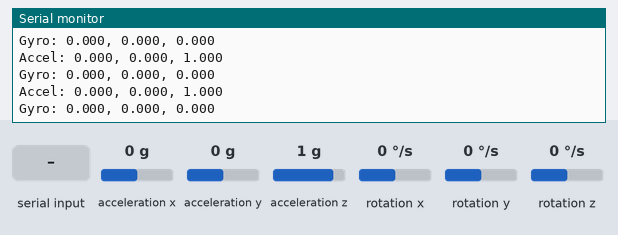
Bench run of a sketch on a simulated Arduino Nano 33 IoT. Parts: the last lines printed to the serial monitor. The test bench sets the inputs (shaded band); at power-on: acceleration x 0 g, acceleration y 0 g, acceleration z 1 g, rotation x 0 °/s, rotation y 0 °/s, rotation z 0 °/s.

Above: at 1.2 s.
1.3 s: acceleration x set to -1.4 g
At 1.58 s:
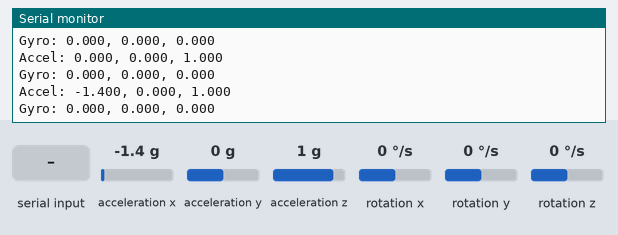
2.8 s: "1" received over the second serial link
4.3 s: acceleration y set to -1.4 g
At 4.63 s:
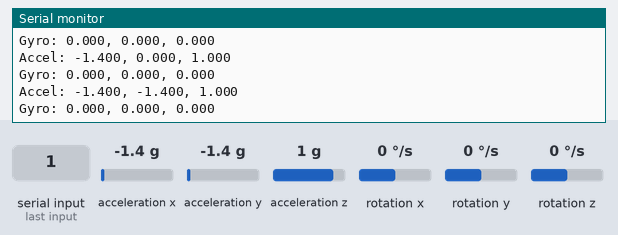
5.8 s: acceleration z set to -1.4 g
At 6.06 s:
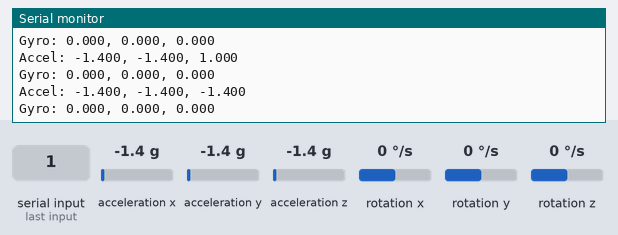
7.3 s: "0" received over the second serial link
8.8 s: rotation x set to -192 °/s
At 9.11 s:
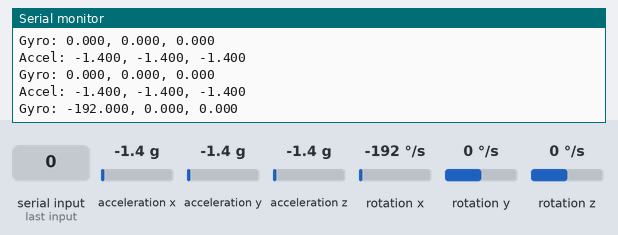
Timing chart, 0 to 11.3 s (numbered marks = the images above; inputs shaded):
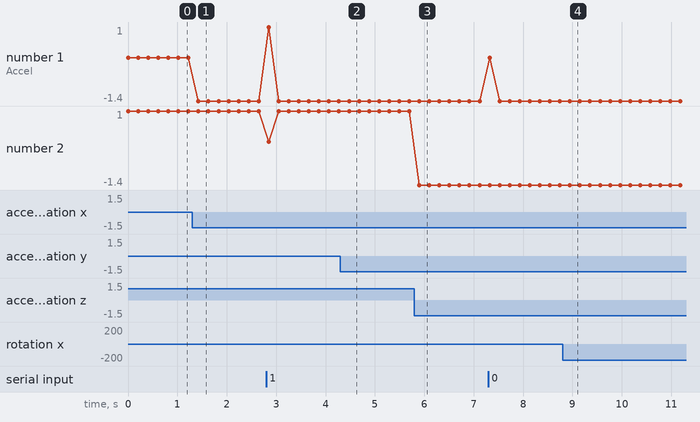

Measured:
- after the input at 1.3 s, the serial monitor: prints a new line after 0.13 s (image 1)
- after the input at 4.3 s, the serial monitor: prints a new line after 0.18 s (image 2)
- after the input at 5.8 s, the serial monitor: prints a new line after 0.10 s (image 3)
- after the input at 8.8 s, the serial monitor: prints a new line after 0.15 s (image 4)
- plotted number 1: 0 → -1.4 after the input at 1.3 s

The sketch:

Combined.ino
```cpp
#include <Wire.h>
#include <Arduino_LSM6DS3.h>   // For LSM6DS3 IMU
#include <Adafruit_Sensor.h>
#include <Adafruit_BMP3XX.h>   // (kept for consistency if needed)

Adafruit_BMP3XX bmp;  // unused but retained for compatibility

void setup() {
  // Initialize SerialUSB for debugging
  SerialUSB.begin(115200);
  while (!SerialUSB);
  SerialUSB.println("SAMD21 XBee + LSM6DS3 Unified System Starting...");

  // Initialize Serial1 for XBee communication
  Serial1.begin(9600);
  SerialUSB.println("Serial1 (XBee) active at 9600 baud.");

  // Initialize the LSM6DS3 IMU
  if (!IMU.begin()) {
    SerialUSB.println("Failed to detect LSM6DS3 sensor!");
    while (1);
  }
  SerialUSB.println("LSM6DS3 detected successfully!");
}

void loop() {
  // ---- Read sensor data ----
  float ax, ay, az;
  float gx, gy, gz;

  if (IMU.accelerationAvailable()) IMU.readAcceleration(ax, ay, az);
  if (IMU.gyroscopeAvailable())    IMU.readGyroscope(gx, gy, gz);

  // ---- Format and transmit data ----
  // Comma-separated: ax,ay,az,gx,gy,gz
  Serial1.print(ax, 3); Serial1.print(",");
  Serial1.print(ay, 3); Serial1.print(",");
  Serial1.print(az, 3); Serial1.print(",");
  Serial1.print(gx, 3); Serial1.print(",");
  Serial1.print(gy, 3); Serial1.print(",");
  Serial1.println(gz, 3);

  // ---- Check for incoming XBee data ----
  while (Serial1.available()) {
    char c = Serial1.read();
    SerialUSB.write(c);  // Echo received data to USB serial monitor
  }

  // ---- Optional: also print locally ----
  SerialUSB.print("Accel: ");
  SerialUSB.print(ax, 3); SerialUSB.print(", ");
  SerialUSB.print(ay, 3); SerialUSB.print(", ");
  SerialUSB.println(az, 3);

  SerialUSB.print("Gyro: ");
  SerialUSB.print(gx, 3); SerialUSB.print(", ");
  SerialUSB.print(gy, 3); SerialUSB.print(", ");
  SerialUSB.println(gz, 3);

  delay(200); // sample rate ~5Hz
}
```
